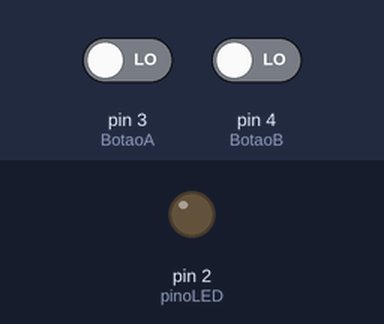
A sketch run on a simulated Arduino Uno, built with avr-gcc and run on an emulated ATmega328P. Parts: output pins drawn as LEDs (lit = HIGH). Inputs (shaded band) come from the test bench; at power-on: pin 3 (BotaoA) LOW, pin 4 (BotaoB) LOW.

Above: at 1.2 s.
1.3 s: pin 3 (BotaoA) driven HIGH and pin 4 (BotaoB) driven HIGH
At 2.2 s:
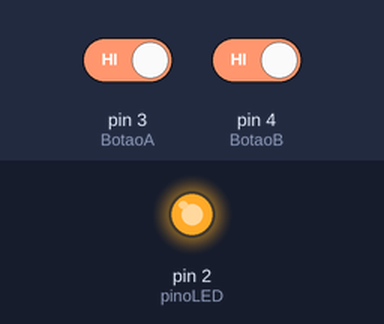
2.9 s: pin 3 (BotaoA) driven LOW
At 3.4 s:
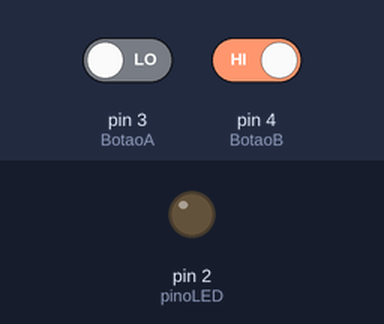
4.5 s: pin 3 (BotaoA) driven HIGH
At 5.9 s:
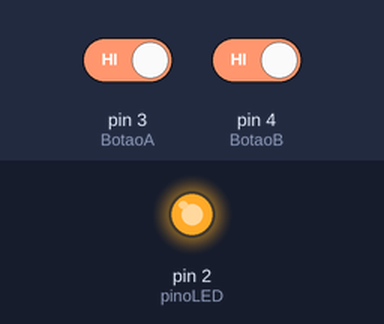
Timing chart, 0 to 7.5 s (numbered marks = the images above; inputs shaded):
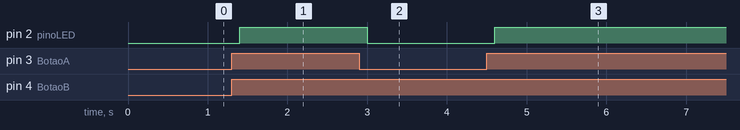

The sketch:

porta_and.ino
```cpp
// Aqui, definimos os pinos que serão utilizados no programa
int pinoLED = 2;
int BotaoA = 3;
int BotaoB = 4;


void setup() {
pinMode(pinoLED, OUTPUT); // Define o pino do LED como saída
pinMode(BotaoA, INPUT); // Define os botões como entrada
pinMode(BotaoB, INPUT);
}


void loop() {
    // Passa o valor dos botões para as variáveis
    boolean A = digitalRead(BotaoA); // Foi escolhido boolean que só assume o valor 0 ou 1
    boolean B = digitalRead(BotaoB); // Também poderia ser um 'int' ou um 'char'

    if(A&&B) // LED acende se A E B
      {
        digitalWrite(pinoLED, HIGH);
      }
      else // Se a condição não for satisfeita, apaga o LED
      {
        digitalWrite(pinoLED, LOW);
      }

    delay(200);
}
```

Measured:
- after the input at 1.3 s, pin 2 (pinoLED): LOW → HIGH after 0.10 s
- after the input at 2.9 s, pin 2 (pinoLED): HIGH → LOW after 0.10 s
- after the input at 4.5 s, pin 2 (pinoLED): LOW → HIGH after 0.10 s
